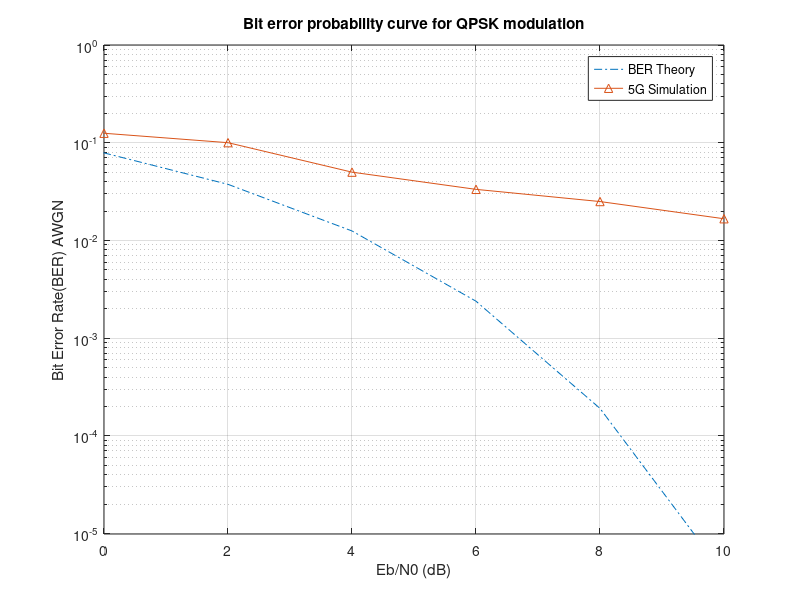

Source code (MATLAB): (Note: a time limit stopped this script after it produced the figure.)
close all;
clear all;
clc;

ebno = -4:2:10; %dalam bentuk dB ===== AWGN
trial = [100 200 400 500 1000 1500 2000 3000]; %percobaan ==== AWGN

for k = 1 : length(ebno)
    mis = 0;
    M = 2; %jenis modulasi QPSK
    R = 1; %tanpa channel coding
    dn(k) = 10^(ebno(k)/10); %mengubah dB ke numerik
    SNR(k) = M * R * dn(k); %numerik
    for tr = 1 : trial
        bi = randi([0 1],1,1000);
        n=2; %banyaknya data yang akan diambil dari sinyal /2bit dalam QPSK
        u=1; %counter / pergeseran data
        % membaca nilai sinyal input, membagi biner menjadi 2 biner / simbol
        for i=1:(length(bi)/n)
            b(i,:)= bi(u:u+(n-1));
            u=u+n;
        end
        % =============================================
        % Melakukan perhitungan QPSK 5G 3GPP (MODULASI)
        % =============================================
        for c = 1:(length(bi)/n);
            hasil(c) = (1/sqrt(2))*((1-2*(b(c,2)))+sqrt(-1)*(1-2*(b(c,1))));
        end
        
        % ==================
        %       AWGN
        % ==================
        sigma = sqrt(1/SNR(k));
        noise = (randn(1,length(hasil))+(randn(1,length(hasil))*sqrt(-1)))*((sigma)/sqrt(2)); %noise
        h = 1; %Kanal AWGN
        %Rx (penerima)
        rx= h*hasil+noise;
        y = conj(h)*rx/(h*conj(h)+sigma^2); %equalizer
        
        % ===================================
        % Pemetaan Demodulasi (Hard Demapper)
        % ===================================
        for j=1:length(y)
            if (real (y(1,j)) > 0 && imag (y(1,j)) > 0);
                d(j) = 0.7071+0.7071i;
            elseif (real (y(1,j)) < 0 && imag (y(1,j)) > 0);
                d(j) = -0.7071+0.7071i;
            elseif (real (y(1,j)) < 0 && imag (y(1,j)) < 0);
                d(j) = -0.7071-0.7071i;
            else (real (y(1,j)) > 0 && imag (y(1,j)) < 0);
                d(j) = 0.7071-0.7071i;
            end
        end
        
        % =====================================================
        % Mengubah nilai hasil demodulasi kedalam bentuk binner
        % =====================================================
        for j=1:length(d)
            if (d(1,j) == 0.7071+0.7071i);
                s{j}=[0 1]; %0 0
            elseif (d(1,j) == -0.7071+0.7071i);
                s{j}=[1 1]; %1 0
            elseif (d(1,j) == -0.7071-0.7071i);
                s{j}=[1 0]; %1 1
            else (d(1,j) == 0.7071-0.7071i);
                s{j}=[0 0]; %0 1
            end
        end
        
        % ===================================================
        % Membuat 1 baris binner dari hasil pengubahan diatas
        % ===================================================
        bn = cell2mat(s);
        
        % ===================
        %  Mencari nilai BER
        % ===================
        for i=1:length(bn)
            if bi(i)~=bn(i)
                mis=mis+1;
            end
        end
    end
    disp(ebno(k));
    theoryBerAWGN(k) = 0.5*erfc(sqrt(dn(k)));
 
    BER(k)=mis/(length(bi)*trial(k));
end

% ====================
% Plotting scatterplot
% ====================
figure;
semilogy(ebno,theoryBerAWGN, '-.', ebno,BER, '^-'); %AWGN

grid on;
legend ('BER Theory', '5G Simulation');
xlabel ('Eb/N0 (dB)');
ylabel ('Bit Error Rate(BER) AWGN');
title ('Bit error probability curve for QPSK modulation');

axis([0 10 0.99e-5 1]); %AWGN
% axis([0 30 0.99e-5 1]); %Fading
